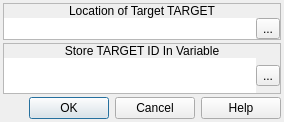
<?xml version="1.0" encoding="UTF-8"?>
<ui version="4.0">
 <class>ConfigureEvent_StoreTargetID</class>
 <widget class="QDialog" name="ConfigureEvent_StoreTargetID">
  <property name="geometry">
   <rect>
    <x>0</x>
    <y>0</y>
    <width>284</width>
    <height>122</height>
   </rect>
  </property>
  <property name="windowTitle">
   <string>Store TARGET ID</string>
  </property>
  <property name="windowIcon">
   <iconset resource="gui_icons.qrc">
    <normaloff>:/icons/openrpgmaker.png</normaloff>:/icons/openrpgmaker.png</iconset>
  </property>
  <property name="styleSheet">
   <string notr="true">.QFrame
{
	border-width: 1px;
	border-style: solid;
	border-color: palette(window-text);
}

.QFrame&gt;QLabel
{
	border-width: 0px;
	background-color: palette(window-text);
	color: palette(window);
	font-weight: bold;
}

.QFrame&gt;QCheckBox
{
	background-color: palette(window-text);
	border-width: 0px;
	border-style: none;
	color: palette(window);
	spacing: 3px;
	font-weight: bold;
	padding: 0px 0px 0px 3px;
}

.QFrame&gt;QCheckBox::indicator
{
	min-width: 8px;
	max-width: 8px;
	min-height: 8px;
	max-height: 8px;
	width: 8px;
	height: 8px;
	border-width: 2px;
	border-radius: 0px;
	border-style: ridge;
	border-color: palette(mid);
}

.QFrame&gt;QCheckBox::indicator:unchecked
{
	background-color: palette(base);
}

.QFrame&gt;QCheckBox::indicator:checked
{
	background-color: palette(window-text);
}

.QFrame&gt;QCheckBox::indicator:hover
{
	border-color: palette(highlight);
}</string>
  </property>
  <layout class="QVBoxLayout" name="verticalLayout_5">
   <property name="spacing">
    <number>3</number>
   </property>
   <property name="margin">
    <number>3</number>
   </property>
   <item>
    <widget class="QFrame" name="frmOption">
     <property name="sizePolicy">
      <sizepolicy hsizetype="Preferred" vsizetype="Fixed">
       <horstretch>0</horstretch>
       <verstretch>0</verstretch>
      </sizepolicy>
     </property>
     <property name="frameShape">
      <enum>QFrame::StyledPanel</enum>
     </property>
     <property name="frameShadow">
      <enum>QFrame::Raised</enum>
     </property>
     <layout class="QVBoxLayout" name="verticalLayout_3">
      <property name="spacing">
       <number>0</number>
      </property>
      <property name="margin">
       <number>0</number>
      </property>
      <item>
       <widget class="QLabel" name="lblLocationTitle">
        <property name="sizePolicy">
         <sizepolicy hsizetype="Preferred" vsizetype="Fixed">
          <horstretch>0</horstretch>
          <verstretch>0</verstretch>
         </sizepolicy>
        </property>
        <property name="text">
         <string>Location of Target TARGET</string>
        </property>
        <property name="alignment">
         <set>Qt::AlignCenter</set>
        </property>
       </widget>
      </item>
      <item>
       <widget class="QWidget" name="widget_2" native="true">
        <layout class="QHBoxLayout" name="horizontalLayout">
         <property name="spacing">
          <number>0</number>
         </property>
         <property name="margin">
          <number>0</number>
         </property>
         <item>
          <widget class="QLabel" name="lblLocation">
           <property name="sizePolicy">
            <sizepolicy hsizetype="Preferred" vsizetype="Preferred">
             <horstretch>0</horstretch>
             <verstretch>0</verstretch>
            </sizepolicy>
           </property>
           <property name="minimumSize">
            <size>
             <width>250</width>
             <height>0</height>
            </size>
           </property>
           <property name="font">
            <font>
             <family>Monospace</family>
            </font>
           </property>
           <property name="styleSheet">
            <string notr="true">background-color: palette(base);</string>
           </property>
           <property name="text">
            <string/>
           </property>
          </widget>
         </item>
         <item>
          <widget class="QToolButton" name="bSelectLocation">
           <property name="text">
            <string>...</string>
           </property>
           <property name="icon">
            <iconset resource="gui_icons.qrc">
             <normaloff>:/icons/fileopen.png</normaloff>:/icons/fileopen.png</iconset>
           </property>
          </widget>
         </item>
        </layout>
       </widget>
      </item>
     </layout>
    </widget>
   </item>
   <item>
    <widget class="QFrame" name="frame">
     <property name="frameShape">
      <enum>QFrame::StyledPanel</enum>
     </property>
     <property name="frameShadow">
      <enum>QFrame::Raised</enum>
     </property>
     <layout class="QVBoxLayout" name="verticalLayout_4">
      <property name="spacing">
       <number>0</number>
      </property>
      <property name="margin">
       <number>0</number>
      </property>
      <item>
       <widget class="QLabel" name="lblVariableTitle">
        <property name="sizePolicy">
         <sizepolicy hsizetype="Preferred" vsizetype="Fixed">
          <horstretch>0</horstretch>
          <verstretch>0</verstretch>
         </sizepolicy>
        </property>
        <property name="text">
         <string>Store TARGET ID In Variable</string>
        </property>
        <property name="alignment">
         <set>Qt::AlignCenter</set>
        </property>
       </widget>
      </item>
      <item>
       <widget class="QWidget" name="widget" native="true">
        <layout class="QHBoxLayout" name="horizontalLayout_4">
         <property name="spacing">
          <number>0</number>
         </property>
         <property name="margin">
          <number>0</number>
         </property>
         <item>
          <widget class="QLabel" name="lblTargetVariable">
           <property name="sizePolicy">
            <sizepolicy hsizetype="Preferred" vsizetype="Preferred">
             <horstretch>0</horstretch>
             <verstretch>0</verstretch>
            </sizepolicy>
           </property>
           <property name="minimumSize">
            <size>
             <width>250</width>
             <height>0</height>
            </size>
           </property>
           <property name="font">
            <font>
             <family>Monospace</family>
            </font>
           </property>
           <property name="styleSheet">
            <string notr="true">background-color: palette(base);</string>
           </property>
           <property name="text">
            <string/>
           </property>
          </widget>
         </item>
         <item>
          <widget class="QToolButton" name="bBrowseTargetVariables">
           <property name="text">
            <string>...</string>
           </property>
           <property name="icon">
            <iconset resource="gui_icons.qrc">
             <normaloff>:/icons/fileopen.png</normaloff>:/icons/fileopen.png</iconset>
           </property>
          </widget>
         </item>
        </layout>
       </widget>
      </item>
     </layout>
    </widget>
   </item>
   <item>
    <widget class="QDialogButtonBox" name="buttonBox">
     <property name="orientation">
      <enum>Qt::Horizontal</enum>
     </property>
     <property name="standardButtons">
      <set>QDialogButtonBox::Cancel|QDialogButtonBox::Help|QDialogButtonBox::Ok</set>
     </property>
    </widget>
   </item>
  </layout>
 </widget>
 <resources>
  <include location="gui_icons.qrc"/>
 </resources>
 <connections>
  <connection>
   <sender>buttonBox</sender>
   <signal>accepted()</signal>
   <receiver>ConfigureEvent_StoreTargetID</receiver>
   <slot>accept()</slot>
   <hints>
    <hint type="sourcelabel">
     <x>248</x>
     <y>254</y>
    </hint>
    <hint type="destinationlabel">
     <x>157</x>
     <y>274</y>
    </hint>
   </hints>
  </connection>
  <connection>
   <sender>buttonBox</sender>
   <signal>rejected()</signal>
   <receiver>ConfigureEvent_StoreTargetID</receiver>
   <slot>reject()</slot>
   <hints>
    <hint type="sourcelabel">
     <x>316</x>
     <y>260</y>
    </hint>
    <hint type="destinationlabel">
     <x>286</x>
     <y>274</y>
    </hint>
   </hints>
  </connection>
 </connections>
</ui>
